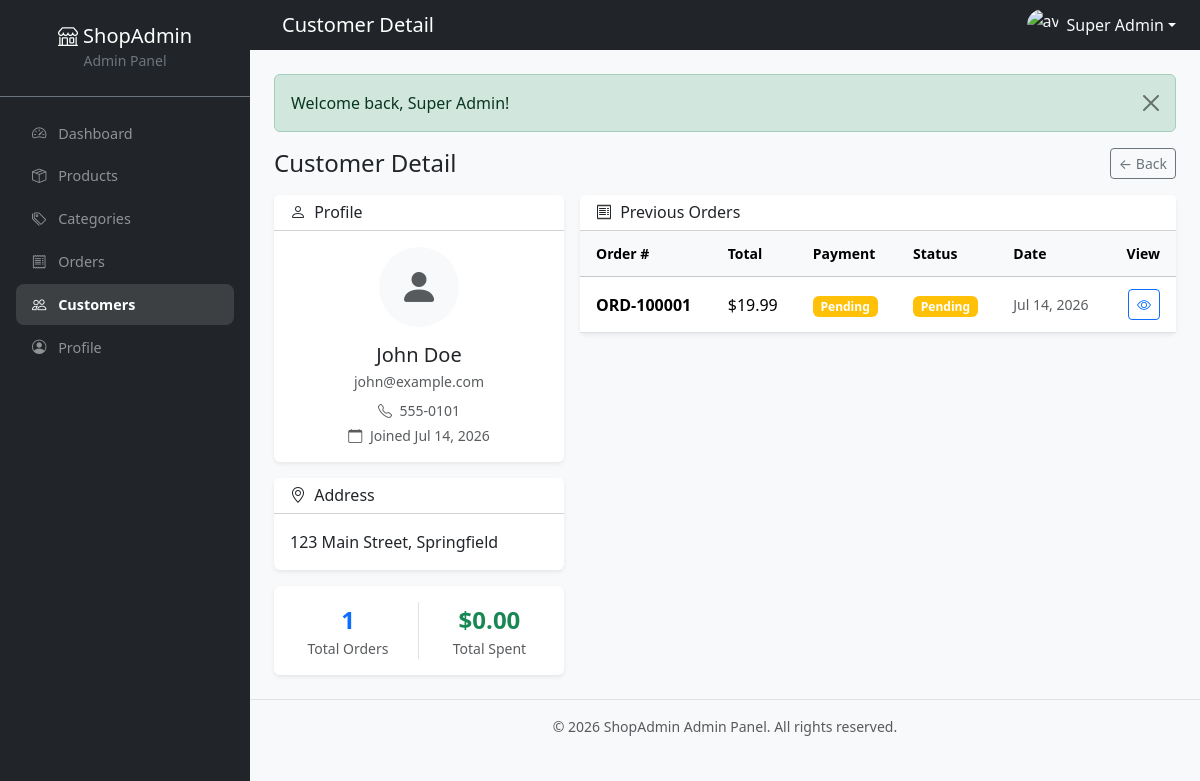
/customers/view.php?id=1 (signed in), run on the app's committed database.
### tables this page shows
CREATE TABLE IF NOT EXISTS `customers` (
  `id`            INT UNSIGNED NOT NULL AUTO_INCREMENT,
  `name`          VARCHAR(150) NOT NULL,
  `email`         VARCHAR(150) NOT NULL,
  `phone`         VARCHAR(30) DEFAULT NULL,
  `address`       TEXT DEFAULT NULL,
  `profile_image` VARCHAR(255) DEFAULT NULL,
  `password`      VARCHAR(255) DEFAULT NULL,
  `status`        ENUM('active','inactive') NOT NULL DEFAULT 'active',
  `created_at`    TIMESTAMP DEFAULT CURRENT_TIMESTAMP,
  `updated_at`    TIMESTAMP DEFAULT CURRENT_TIMESTAMP ON UPDATE CURRENT_TIMESTAMP,
  PRIMARY KEY (`id`),
  UNIQUE KEY `uniq_customer_email` (`email`)
);

CREATE TABLE IF NOT EXISTS `orders` (
  `id`             INT UNSIGNED NOT NULL AUTO_INCREMENT,
  `customer_id`    INT UNSIGNED NOT NULL,
  `order_number`   VARCHAR(50) NOT NULL,
  `total`          DECIMAL(12,2) NOT NULL,
  `payment_method` VARCHAR(50) NOT NULL DEFAULT 'Cash on Delivery',
  `payment_status` ENUM('pending','paid','failed','refunded') NOT NULL DEFAULT 'pending',
  `order_status`   ENUM('pending','processing','shipped','delivered','cancelled') NOT NULL DEFAULT 'pending',
  `shipping_address` TEXT NOT NULL,
  `created_at`     TIMESTAMP DEFAULT CURRENT_TIMESTAMP,
  `updated_at`     TIMESTAMP DEFAULT CURRENT_TIMESTAMP ON UPDATE CURRENT_TIMESTAMP,
  PRIMARY KEY (`id`),
  UNIQUE KEY `uniq_order_number` (`order_number`),
  KEY `idx_order_customer` (`customer_id`),
  CONSTRAINT `fk_order_customer` FOREIGN KEY (`customer_id`)
      REFERENCES `customers` (`id`) ON DELETE RESTRICT ON UPDATE CASCADE
);

### includes/auth.php (called while the page is built, shortened)
<?php
function e($value): string
{
    return htmlspecialchars((string) $value, ENT_QUOTES, 'UTF-8');
}

### customers/view.php (the view, shortened to what this page needs)
<?php
require_once __DIR__ . '/../includes/auth.php';
$pdo = db();
$id = (int)($_GET['id'] ?? 0);
$stmt = $pdo->prepare('SELECT * FROM customers WHERE id = ?');
$stmt->execute([$id]);
$customer = $stmt->fetch();
$ordersStmt = $pdo->prepare(
    'SELECT o.id, o.order_number, o.total, o.payment_status, o.order_status, o.created_at
     FROM orders o
     WHERE o.customer_id = ?
     ORDER BY o.created_at DESC'
);
$ordersStmt->execute([$id]);
$orders = $ordersStmt->fetchAll();
$totalSpent = 0;
$statusColors = [
    'pending'     => 'warning',
    'processing'   => 'info',
    'shipped'      => 'primary',
    'delivered'    => 'success',
    'cancelled'    => 'danger',
];
$payColors = [
    'pending'  => 'warning',
    'paid'     => 'success',
    'failed'   => 'danger',
    'refunded' => 'secondary',
];
include __DIR__ . '/../includes/header.php';
?>
<div class="d-flex justify-content-between align-items-center mb-3">
    <h4 class="mb-0">Customer Detail</h4>
    <a href="<?= e(BASE_URL) ?>/customers/" class="btn btn-outline-secondary btn-sm">&larr; Back</a>
</div>
<div class="row g-3">
    <div class="col-lg-4">
        <div class="card border-0 shadow-sm">
            <div class="card-header bg-white"><h6 class="mb-0"><i class="bi bi-person me-1"></i> Profile</h6></div>
            <div class="card-body text-center">
                <?php if ($customer['profile_image']): ?>
                    <img src="<?= e(BASE_URL) ?>/uploads/admins/<?= e($customer['profile_image']) ?>" class="rounded-circle mb-3" width="80" height="80" style="object-fit:cover;">
                <?php else: ?>
                    <div class="bg-light rounded-circle d-inline-flex align-items-center justify-content-center mb-3" style="width:80px;height:80px;">
                        <i class="bi bi-person-fill fs-1 text-muted"></i>
                    </div>
                <?php endif; ?>
                <h5 class="mb-1"><?= e($customer['name']) ?></h5>
                <p class="text-muted small mb-2"><?= e($customer['email']) ?></p>
                <p class="small text-muted mb-1"><i class="bi bi-telephone me-1"></i> <?= e($customer['phone'] ?: 'N/A') ?></p>
                <p class="small text-muted mb-0"><i class="bi bi-calendar me-1"></i> Joined <?= e(date('M j, Y', strtotime($customer['created_at']))) ?></p>
            </div>
        </div>
        <div class="card border-0 shadow-sm mt-3">
            <div class="card-header bg-white"><h6 class="mb-0"><i class="bi bi-geo-alt me-1"></i> Address</h6></div>
            <div class="card-body">
                <p class="mb-0"><?= e($customer['address'] ?: 'No address on file.') ?></p>
            </div>
        </div>
        <div class="card border-0 shadow-sm mt-3">
            <div class="card-body">
                <div class="row text-center">
                    <div class="col-6 border-end">
                        <div class="fs-4 fw-bold text-primary"><?= count($orders) ?></div>
                        <div class="small text-muted">Total Orders</div>
                    </div>
                    <div class="col-6">
                        <div class="fs-4 fw-bold text-success">$<?= e(number_format($totalSpent, 2)) ?></div>
                        <div class="small text-muted">Total Spent</div>
                    </div>
                </div>
            </div>
        </div>
    </div>
    <div class="col-lg-8">
        <div class="card border-0 shadow-sm">
            <div class="card-header bg-white"><h6 class="mb-0"><i class="bi bi-receipt me-1"></i> Previous Orders</h6></div>
            <div class="card-body p-0">
                <div class="table-responsive">
                    <table class="table table-hover mb-0 align-middle">
                        <thead class="table-light small text-muted">
                            <tr>
                                <th>Order #</th>
                                <th>Total</th>
                                <th>Payment</th>
                                <th>Status</th>
                                <th>Date</th>
                                <th class="text-end">View</th>
                            </tr>
                        </thead>
                        <tbody>
                        <?php if (empty($orders)): ?>
                            <tr><td colspan="6" class="text-center text-muted py-4">No orders yet.</td></tr>
                        <?php else: foreach ($orders as $o): ?>
                            <tr>
                                <td class="fw-semibold"><?= e($o['order_number']) ?></td>
                                <td>$<?= e(number_format($o['total'], 2)) ?></td>
                                <td><span class="badge bg-<?= e($payColors[$o['payment_status']] ?? 'secondary') ?>"><?= e(ucfirst($o['payment_status'])) ?></span></td>
                                <td><span class="badge bg-<?= e($statusColors[$o['order_status']] ?? 'secondary') ?>"><?= e(ucfirst($o['order_status'])) ?></span></td>
                                <td class="small text-muted"><?= e(date('M j, Y', strtotime($o['created_at']))) ?></td>
                                <td class="text-end">
                                    <a href="<?= e(BASE_URL) ?>/orders/view.php?id=<?= (int)$o['id'] ?>" class="btn btn-sm btn-outline-primary">
                                        <i class="bi bi-eye"></i>
                                    </a>
                                </td>
                            </tr>
                        <?php endforeach; endif; ?>
                        </tbody>
                    </table>
                </div>
            </div>
        </div>
    </div>
</div>
<?php include __DIR__ . '/../includes/footer.php'; ?>

### assets/css/style.css (style rules this page uses)
:root { --sidebar-width: 250px; --sidebar-bg: #1a1d29; }
.card { transition: box-shadow 0.15s; }
.table > :not(caption) > * > * { padding: 0.75rem 1rem; }

### data on the page
customers: name "John Doe", email "john@example.com", phone "555-0101", created_at "Jul 14, 2026", address "123 Main Street, Springfield"
orders: order_number "ORD-100001", total "19.99", payment_status "Pending", order_status "Pending", created_at "Jul 14, 2026"

### other printed values
SITE_NAME "ShopAdmin"
$item[0] "Dashboard"
$item[0] "Products"
$item[0] "Categories"
$item[0] "Orders"
$item[0] "Customers"
$item[0] "Profile"
$pageTitle "Customer Detail"
$_SESSION['admin_name'] "Super Admin"
$f['message'] "Welcome back, Super Admin!"
count($orders) "1"
$totalSpent "0.00"
